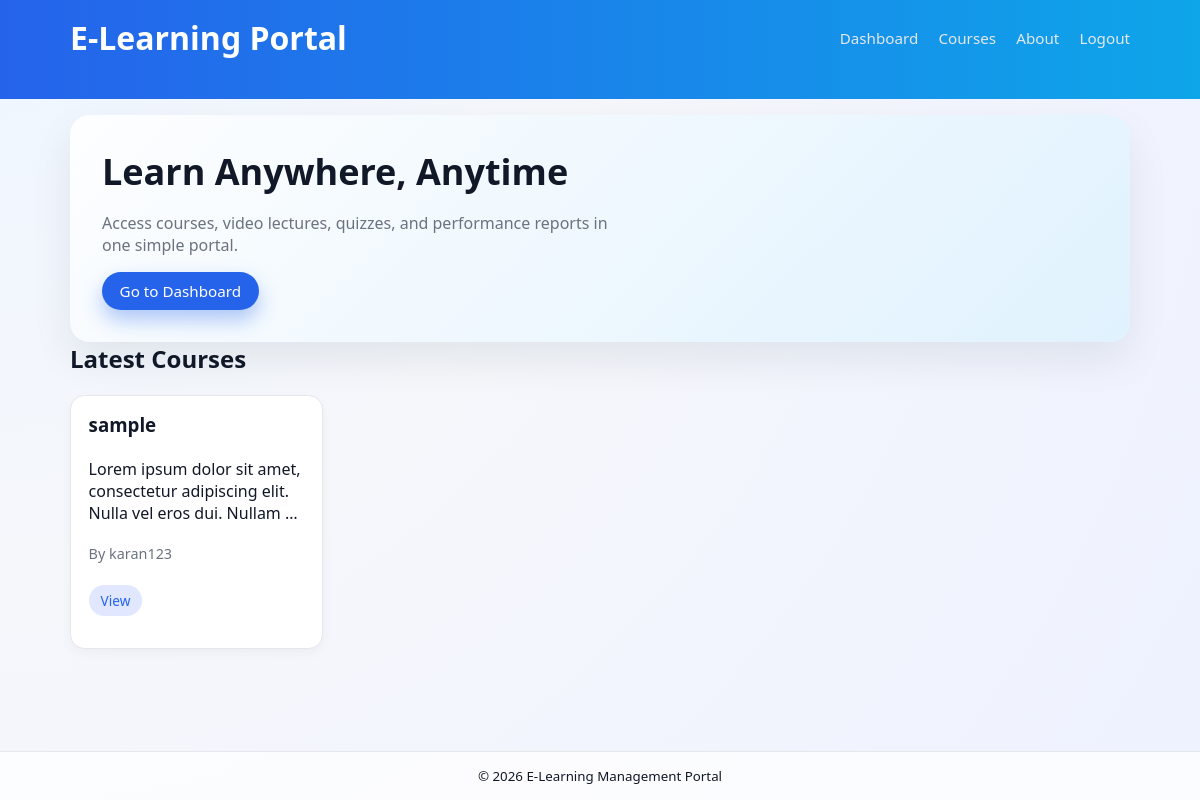
The app's page / (signed in) with its own data.
### main.py (models this page shows, shortened)
class Course(db.Model):
    id = db.Column(db.Integer, primary_key=True)
    title = db.Column(db.String(150), nullable=False)
    description = db.Column(db.Text, nullable=True)
    created_at = db.Column(db.DateTime, default=datetime.utcnow)
    instructor_id = db.Column(db.Integer, db.ForeignKey("user.id"), nullable=False)
    contents = db.relationship("Content", backref="course", lazy=True, cascade="all, delete-orphan")
    quizzes = db.relationship("Quiz", backref="course", lazy=True, cascade="all, delete-orphan")
    enrollments = db.relationship("Enrollment", backref="course", lazy=True, cascade="all, delete-orphan")

class User(UserMixin, db.Model):
    id = db.Column(db.Integer, primary_key=True)
    username = db.Column(db.String(80), unique=True, nullable=False)
    email = db.Column(db.String(120), unique=True, nullable=False)
    password_hash = db.Column(db.String(255), nullable=False)
    role = db.Column(db.String(20), nullable=False, default="student")  # student/instructor
    courses = db.relationship("Course", backref="instructor", lazy=True)
    enrollments = db.relationship("Enrollment", backref="student", lazy=True)
    def is_instructor(self) -> bool:
        return self.role == "instructor"

### main.py (the view)
    @app.route("/")
    def index():
        courses = Course.query.order_by(Course.created_at.desc()).limit(6).all()
        return render_template("index.html", courses=courses)

### main.py (called while the page is built)
@login_manager.user_loader
def load_user(user_id: str) -> User | None:
    return db.session.get(User, int(user_id))

### templates/index.html (shortened to what this page needs)
{% extends "base.html" %}
{% block content %}
<section class="hero">
    <div>
        <h1>Learn Anywhere, Anytime</h1>
        <p>Access courses, video lectures, quizzes, and performance reports in one simple portal.</p>
        {% if not current_user.is_authenticated %}
            <div class="hero-actions">
                <a href="{{ url_for('register') }}" class="btn primary">Get Started</a>
                <a href="{{ url_for('login') }}" class="btn secondary">Login</a>
            </div>
        {% else %}
            <a href="{{ url_for('dashboard') }}" class="btn primary">Go to Dashboard</a>
        {% endif %}
    </div>
</section>
<section>
    <h2>Latest Courses</h2>
    <div class="cards">
        {% for course in courses %}
            <article class="card">
                <h3>{{ course.title }}</h3>
                <p class="card-desc">{{ course.description or "No description provided." }}</p>
                <p class="muted">By {{ course.instructor.username }}</p>
                {% if current_user.is_authenticated %}
                    <div class="toolbar">
                        <a href="{{ url_for('course_detail', course_id=course.id) }}" class="btn small secondary">View</a>
                    </div>
                {% endif %}
            </article>
        {% else %}
            <p>No courses available yet.</p>
        {% endfor %}
    </div>
</section>
{% endblock %}

### static/style.css (style rules this page uses)
:root { --bg: #f5f7fb; --surface: #ffffff; --primary: #2563eb; --primary-soft: #e0e7ff; --accent: #0ea5e9; --text: #111827; --muted: #6b7280; --border: #e5e7eb; --danger: #b91c1c; --success: #15803d; --warning: #b45309; }
*, *::before, *::after { box-sizing: border-box; }
html, body { height: 100%; }
body { margin: 0; font-family: system-ui, -apple-system, BlinkMacSystemFont, "Segoe UI", sans-serif; background: radial-gradient(circle at top left, #eff6ff 0, #f5f7fb 40%, #eef2ff 100%); color: var(--text); display: flex; flex-direction: column; justify-content: flex-start; align-items: stretch; text-align: left; }
.hero { display: flex; align-items: center; justify-content: space-between; gap: 2rem; padding: 2rem; border-radius: 1.25rem; background: linear-gradient(135deg, #ffffffdd, #e0f2fe); box-shadow: 0 18px 40px rgba(15, 23, 42, 0.08); }
.hero h1 { font-size: clamp(2rem, 3vw, 2.4rem); margin-bottom: 0.5rem; }
.hero p { color: var(--muted); max-width: 32rem; }
h1, h2, h3 { margin-top: 0; }
.cards { display: grid; grid-template-columns: repeat(auto-fill, minmax(250px, 1fr)); gap: 1rem; margin-top: 1rem; align-items: start; }
.card { background: var(--surface); border-radius: 0.9rem; padding: 1rem 1.1rem; border: 1px solid var(--border); box-shadow: 0 4px 12px rgba(15, 23, 42, 0.04); display: flex; flex-direction: column; min-height: 210px; justify-content: flex-start; }
.card h3 { margin-bottom: 0.35rem; }
.card-desc { flex: 1 1 auto; margin-bottom: 0.35rem; overflow: hidden; display: -webkit-box; -webkit-line-clamp: 3; -webkit-box-orient: vertical; }
.muted { color: var(--muted); font-size: 0.9rem; }
.btn { display: inline-flex; align-items: center; justify-content: center; padding: 0.55rem 1.1rem; border-radius: 999px; font-size: 0.95rem; border: none; cursor: pointer; text-decoration: none; transition: transform 0.1s ease, box-shadow 0.1s ease, background 0.1s ease; }
.btn.primary { background: var(--primary); color: #fff; box-shadow: 0 10px 20px rgba(37, 99, 235, 0.35); }
.btn.secondary { background: var(--primary-soft); color: var(--primary); }
.btn.small { padding: 0.35rem 0.75rem; font-size: 0.85rem; }
.toolbar { margin: 0.5rem 0 1rem; }

### records on screen
Course: title "sample", description "Lorem ipsum dolor sit amet, consectetur adipiscing elit. Nulla vel eros dui. Nullam…", instructor.username "karan123"

### other values on screen
{{ 2026 }} "2026"
